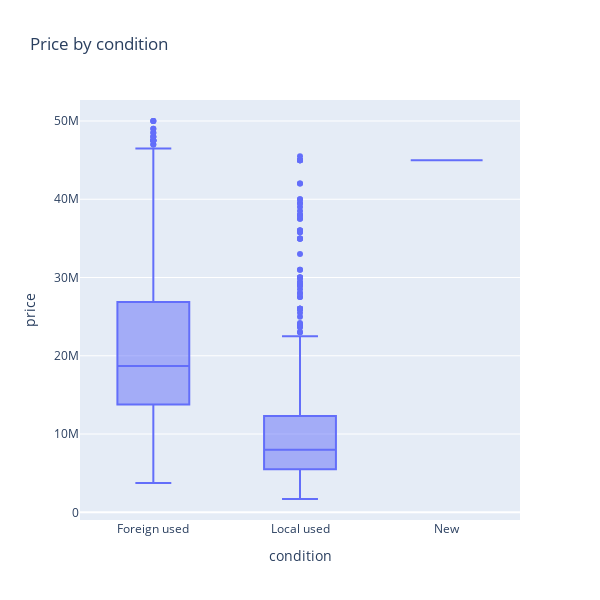

The notebook cell this image was saved under:
### Code cell
# How car condition affect price
print(df.groupby("condition")["price"].describe())

fig = px.box(
    df,
    x="condition",
    y="price",
    title="Price by condition"
    # points="all"
)
fig.update_layout(width=600, height=600)
fig.show()

# plt.figure(figsize=(6,4))
# sns.boxplot(data=df, x="condition", y="price")
# plt.title("Price by condition")
# plt.show()

### Figure 1 — Plotly figure (JSON) as saved in the notebook; plotly's stock layout.template omitted (floating-point values rounded to 4 significant figures; data arrays with more than 128 entries replaced by an {"elided": "..."} marker saying what was removed)
{"data": [{"alignmentgroup": "True", "hovertemplate": "condition=%{x}<br>price=%{y}<extra></extra>", "legendgroup": "", "marker": {"color": "#636efa"}, "name": "", "notched": false, "offsetgroup": "", "orientation": "v", "showlegend": false, "type": "box", "x": {"elided": "1755 str values"}, "x0": " ", "xaxis": "x", "y": {"elided": "1755 float values"}, "y0": " ", "yaxis": "y"}], "layout": {"boxmode": "group", "height": 600, "legend": {"tracegroupgap": 0}, "title": {"text": "Price by condition"}, "width": 600, "xaxis": {"anchor": "y", "domain": [0, 1], "title": {"text": "condition"}}, "yaxis": {"anchor": "x", "domain": [0, 1], "title": {"text": "price"}}}}
